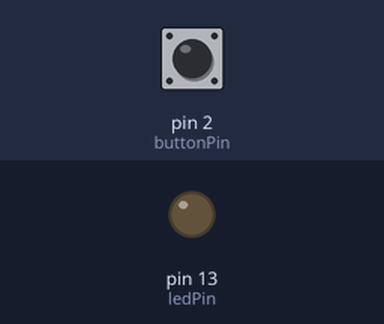
Bench run of a sketch on a simulated Arduino Uno, built with avr-gcc and run on an emulated ATmega328P. Shown: output pins drawn as LEDs (lit = HIGH). Inputs (shaded band) come from the test bench; at power-on: pin 2 (buttonPin) HIGH.

Above: at 1.2 s.
1.3 s: pin 2 (buttonPin) pulled LOW for 0.15 s
At 3.6 s:
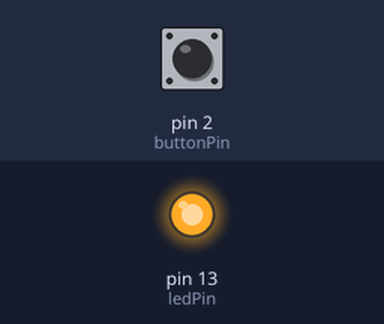
Timing chart, 0 to 9.9 s (numbered marks = the images above; inputs shaded):
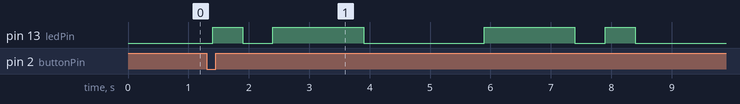

The sketch:

Morse_Code.ino
```cpp
// This code is made by Anneshu Nag, Student ID- 2210994760 //
//                    Dated- 11/08/2023                     //

//                This is a Blink Program                   //
//         It blinks the in-built LED using Morse Code      //
//                It blinks my first name                   //

// Defining some constants that are to be used in the code
const int ledPin = LED_BUILTIN; // Built-in LED connected to digital pin 13
const int buttonPin = 2; // Push button connected to digital pin 2
const int morseUnitDuration = 500; // Duration in milliseconds for a single unit of Morse code

bool blinking = false; // Initially keeping the checker to false state so that the LED doesn't blink until the button is pressed

// Morse Code for each letter of the word "ANNESHU" i.e. my first name
// Storing the Morse Code of my first name in an array
// If we want to chnage the name, we can simply change the Morse Code in this array and we can reuse the rest of the code as it is
const char* myMorsecodes[] = {
  ".-",    // A
  "-.",    // N
  "-.",    // N
  ".",     // E
  "...",   // S
  "....",  // H
  "..-",   // U
};

// Setting up the pins for the LED and the button
void setup() {
  pinMode(ledPin, OUTPUT);
  pinMode(buttonPin, INPUT_PULLUP); // Activating the the internal pull-up resistor for the push button
}

// Main program where loop will run
void loop() {
  if (digitalRead(buttonPin) == LOW) {// Low means the button is pressed
    blinking = !blinking; // Changing the status of the checker depending on whether it is true or false
    delay(100); // Setting the delay to avoid multiple button presses in quick succession
  }

  // When 'blinking' checker is true then run this
  if (blinking) {
    blinkName();
  } else {
    digitalWrite(ledPin, LOW); // Turn off the LED when not blinking
  }
}

// Iterating through the Morse Code here
void blinkName() {
  for (int i = 0; i < sizeof(myMorsecodes) / sizeof(myMorsecodes[0]); i++) {
    const char* morseCode = myMorsecodes[i]; // Assinging the [i]th element to a variable

    for (int j = 0; morseCode[j] != '\0'; j++) {// Running until null-terminator arrives stopping the Morse Code

      if (morseCode[j] == '.') {
        dot();
      } else if (morseCode[j] == '-') {
        dash();
      }
      delay(morseUnitDuration); // Pausing between dots and dashes of the Morse Code
    }
    delay(morseUnitDuration * 3); // Pausing between the letters of the name
  }
  blinking = false;
}

void dot() {
  digitalWrite(ledPin, HIGH);
  delay(morseUnitDuration);
  digitalWrite(ledPin, LOW);
}

void dash() {
  digitalWrite(ledPin, HIGH);
  delay(morseUnitDuration * 3); // 3X extra time blink for the dashes
  digitalWrite(ledPin, LOW);
}
```

Measured:
- after the input at 1.3 s, pin 13 (ledPin): LOW → HIGH after 0.10 s, → LOW 0.50 s later, → HIGH 0.50 s later, → LOW 1.5 s later, … (8 changes in this stretch)
